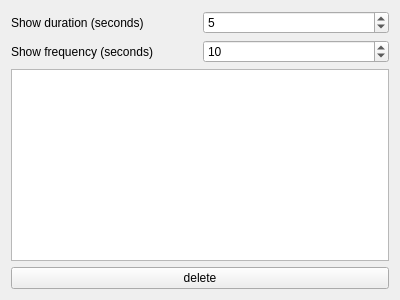
<?xml version="1.0" encoding="UTF-8"?>
<ui version="4.0">
 <class>ReminderForm</class>
 <widget class="QWidget" name="ReminderForm">
  <property name="geometry">
   <rect>
    <x>0</x>
    <y>0</y>
    <width>400</width>
    <height>300</height>
   </rect>
  </property>
  <property name="windowTitle">
   <string>Form</string>
  </property>
  <layout class="QVBoxLayout" name="verticalLayout">
   <item>
    <layout class="QGridLayout" name="gridLayout">
     <item row="0" column="0">
      <widget class="QLabel" name="label">
       <property name="text">
        <string>Show duration (seconds)</string>
       </property>
      </widget>
     </item>
     <item row="0" column="1">
      <widget class="QSpinBox" name="spinBoxDuration">
       <property name="minimum">
        <number>2</number>
       </property>
       <property name="maximum">
        <number>10</number>
       </property>
       <property name="value">
        <number>5</number>
       </property>
      </widget>
     </item>
     <item row="1" column="0">
      <widget class="QLabel" name="label_2">
       <property name="text">
        <string>Show frequency (seconds)</string>
       </property>
      </widget>
     </item>
     <item row="1" column="1">
      <widget class="QSpinBox" name="spinBoxFrequency">
       <property name="minimum">
        <number>5</number>
       </property>
       <property name="maximum">
        <number>3600</number>
       </property>
       <property name="value">
        <number>10</number>
       </property>
      </widget>
     </item>
    </layout>
   </item>
   <item>
    <widget class="QTreeView" name="treeView">
     <property name="frameShape">
      <enum>QFrame::StyledPanel</enum>
     </property>
     <property name="lineWidth">
      <number>1</number>
     </property>
     <property name="editTriggers">
      <set>QAbstractItemView::NoEditTriggers</set>
     </property>
     <property name="showDropIndicator" stdset="0">
      <bool>false</bool>
     </property>
     <property name="alternatingRowColors">
      <bool>true</bool>
     </property>
     <property name="selectionMode">
      <enum>QAbstractItemView::MultiSelection</enum>
     </property>
     <property name="textElideMode">
      <enum>Qt::ElideMiddle</enum>
     </property>
     <property name="rootIsDecorated">
      <bool>false</bool>
     </property>
    </widget>
   </item>
   <item>
    <widget class="QPushButton" name="deleteButton">
     <property name="text">
      <string>delete</string>
     </property>
    </widget>
   </item>
  </layout>
 </widget>
 <resources/>
 <connections>
  <connection>
   <sender>deleteButton</sender>
   <signal>clicked()</signal>
   <receiver>treeView</receiver>
   <slot>update()</slot>
   <hints>
    <hint type="sourcelabel">
     <x>198</x>
     <y>273</y>
    </hint>
    <hint type="destinationlabel">
     <x>236</x>
     <y>220</y>
    </hint>
   </hints>
  </connection>
 </connections>
</ui>
